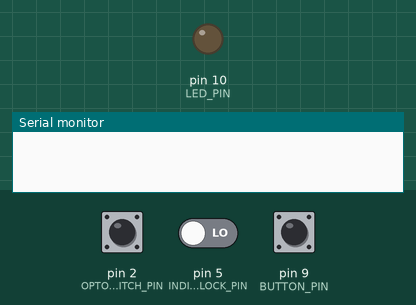
The sketch below on a simulated Arduino Uno, built with avr-gcc and run on an emulated ATmega328P. On the bench: output pins drawn as LEDs (lit = HIGH), the last lines printed to the serial monitor. Inputs (shaded band) come from the test bench; at power-on: pin 9 (BUTTON_PIN) LOW, pin 5 (INDICATOR_CLOCK_PIN) LOW, pin 2 (OPTOSWITCH_PIN) LOW.

Above: at 1.2 s.
1.3 s: pin 9 (BUTTON_PIN) pulled HIGH for 0.15 s
At 2.0 s:
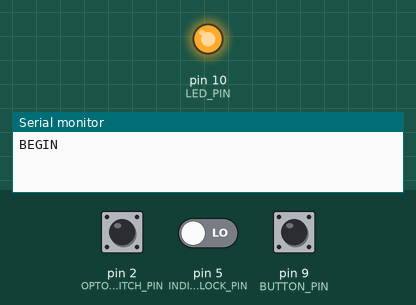
2.9 s: pin 5 (INDICATOR_CLOCK_PIN) driven HIGH
At 3.2 s:
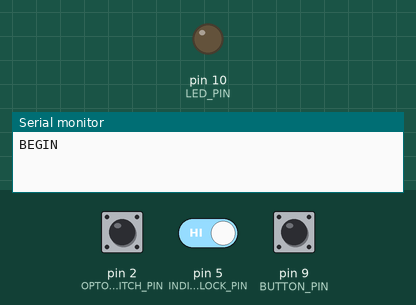
Timing chart, 0 to 5.9 s (numbered marks = the images above; inputs shaded):
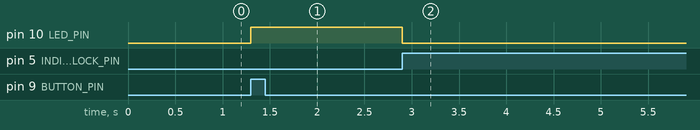

Measured:
- after the input at 1.3 s, pin 10 (LED_PIN): LOW → HIGH at once
- after the input at 2.9 s, pin 10 (LED_PIN): HIGH → LOW at once

The sketch:

Scanbot.ino
```cpp
/*
 * Scanbot by Ryan Schenk 2018
 *
 * The code to read the digital indicator came from:
 *   https://web.archive.org/web/20181118142706/http://wei48221.blogspot.com:80/2016/01/using-digital-caliper-for-digital-read_21.html
 *
 */
#include <JC_Button.h>  // https://github.com/JChristensen/JC_Button

#define DEBUG false

#define OPTOSWITCH_PIN 2  // Note interrupts can only be attached to certain pins
#define INDICATOR_CLOCK_PIN 5
#define INDICATOR_DATA_PIN 6
#define BUTTON_PIN 9
#define LED_PIN 10

// Note that our circuit to raise the indicator gauge's signal voltage also
// inverts the logic levels. So when the clock is HIGH, our arduino reads that
// as LOW, etc.
#define INDICATOR_CLOCK_HIGH LOW
#define INDICATOR_CLOCK_LOW HIGH

// Magic numbers for reading the Harbor Frieght indicator
// If a pulse is longer than this (micros), that signifies we are at the start
// of a new sequence.
#define INDICATOR_NEW_SEQUENCE_THRESHOLD 650

#define INDICATOR_MM_SCALING_FACTOR 100.0
#define INDICATOR_INCH_SCALING_FACTOR 2000.0

// Magic numbers for converting the mouse opto into distance
#define MOUSE_MM_SCALING_FACTOR 1.008
#define MOUSE_INCH_SCALING_FACTOR 25.2

ToggleButton btn(
  BUTTON_PIN,
  false,      // initial state
  25,         // debounce ms
  false,      // disable internal pull-up resistor
  false       // invert logic (needed if using pull-down resistor)
);

boolean recording = false;

// For storing the time when the clock signal is changed from HIGH to LOW
// (falling edge trigger of data output).
unsigned long time_now;

// For storing the sequence coming out of the gauge
unsigned long sequence;

volatile boolean interrupt_tripped = false;
volatile unsigned long opto_clicks = 0;

void setup() {
  // put your setup code here, to run once:
  pinMode(INDICATOR_CLOCK_PIN, INPUT);
  pinMode(INDICATOR_DATA_PIN, INPUT);
  pinMode(OPTOSWITCH_PIN, INPUT);
  pinMode(BUTTON_PIN, INPUT);
  pinMode(LED_PIN, OUTPUT);

  btn.begin();

  attachInterrupt(
    digitalPinToInterrupt(OPTOSWITCH_PIN),
    onOptoInterrupt,
    CHANGE
  );

  Serial.begin(115200);
}

void loop() {
  // put your main code here, to run repeatedly:
  btn.read();
  handle_button_state_change();

  digitalWrite(LED_PIN, recording);
  if(!recording) return;

  // If clock is LOW, wait until it turns to HIGH
  while (digitalRead(INDICATOR_CLOCK_PIN) == INDICATOR_CLOCK_LOW) {}

  time_now = micros();

  // Wait for the end of the HIGH pulse
  while (digitalRead(INDICATOR_CLOCK_PIN) == INDICATOR_CLOCK_HIGH) {}

  // If the HIGH pulse was longer than our threshold, we are at the start of a
  // new bit sequence
  if ( (micros() - time_now) > INDICATOR_NEW_SEQUENCE_THRESHOLD) {
    digitalWrite(LED_PIN, LOW);

    // Sets global sequence variable as a side-effect, rather than returning. I
    // dunno, seems to be how microcontroller programs are done?
    decodeIndicatorPacket();

    if(interrupt_tripped) {
      print_measurements();
      interrupt_tripped = false;
    }
  }
}

void handle_button_state_change() {
  if(btn.changed()) {
    recording = btn.toggleState();

    if(recording) {
      opto_clicks = 0;
      Serial.println("BEGIN");
    } else {
      Serial.println("END");
    }
  }
}

void decodeIndicatorPacket() {
  sequence = 0;
  int i = 0;

  // Wait until clock returns to HIGH to begin reading the sequence
  while (digitalRead(INDICATOR_CLOCK_PIN) == INDICATOR_CLOCK_HIGH) {};

  for (i = 0; i <= 23; i++) {
    // Wait until clock returns to LOW
    while (digitalRead(INDICATOR_CLOCK_PIN) == INDICATOR_CLOCK_LOW) { }

    bitWrite(sequence, i, !digitalRead(INDICATOR_DATA_PIN));

    // Wait until clock returns to HIGH
    while (digitalRead(INDICATOR_CLOCK_PIN) == INDICATOR_CLOCK_HIGH) {}
  }

  if (DEBUG) {
    // Show the binary sequence for debugging
    for (i = 0; i <= 23; i++) {
      Serial.print(bitRead(sequence, i));
      Serial.print(" ");
    }
    Serial.println();
  }
}


void print_measurements() {
  int sign = 1;
  bool is_inches;
  long value = 0;

  if (bitRead(sequence, 20) == 1) sign = -1;  // Bit 21 is the sign bit. 0 -> +, 1 -> -
  is_inches = bitRead(sequence, 23);          // Bit 24 tells the measureing unit (1 -> in, 0 -> mm)

  value = sequence & 0xFFFFF;
  value *= sign;

  if (is_inches) {
    Serial.print(opto_clicks / MOUSE_INCH_SCALING_FACTOR, 3);
    Serial.print("in ");
    Serial.print(value / INDICATOR_INCH_SCALING_FACTOR, 3);  // Print result with 3 decimals
    Serial.println("in");
  } else {
    Serial.print(opto_clicks / MOUSE_MM_SCALING_FACTOR, 2);
    Serial.print("mm ");
    Serial.print(value / INDICATOR_MM_SCALING_FACTOR, 2);    // Print result with 2 decimals
    Serial.println("mm");
  }
}

void onOptoInterrupt() {
  interrupt_tripped = true;
  opto_clicks++;
}
```
